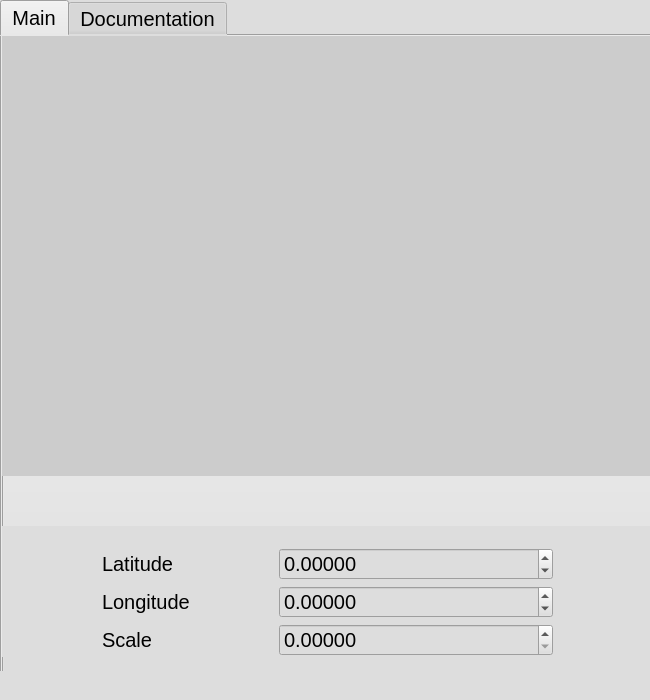
<?xml version="1.0" encoding="UTF-8"?>
<ui version="4.0">
 <class>MainWindow</class>
 <widget class="QMainWindow" name="MainWindow">
  <property name="geometry">
   <rect>
    <x>0</x>
    <y>0</y>
    <width>650</width>
    <height>700</height>
   </rect>
  </property>
  <property name="sizePolicy">
   <sizepolicy hsizetype="Minimum" vsizetype="Minimum">
    <horstretch>0</horstretch>
    <verstretch>0</verstretch>
   </sizepolicy>
  </property>
  <property name="minimumSize">
   <size>
    <width>650</width>
    <height>700</height>
   </size>
  </property>
  <property name="maximumSize">
   <size>
    <width>650</width>
    <height>700</height>
   </size>
  </property>
  <property name="mouseTracking">
   <bool>false</bool>
  </property>
  <property name="windowTitle">
   <string>Yandex.Maps API</string>
  </property>
  <property name="windowIcon">
   <iconset>
    <normaloff>img/maps_icon.ico</normaloff>img/maps_icon.ico</iconset>
  </property>
  <property name="styleSheet">
   <string notr="true">font-size:20px;
background-color:#ddd;
</string>
  </property>
  <widget class="QWidget" name="centralwidget">
   <widget class="QTabWidget" name="tabWidget">
    <property name="geometry">
     <rect>
      <x>0</x>
      <y>0</y>
      <width>821</width>
      <height>741</height>
     </rect>
    </property>
    <property name="currentIndex">
     <number>0</number>
    </property>
    <widget class="QWidget" name="tab">
     <attribute name="title">
      <string>Main</string>
     </attribute>
     <widget class="QWidget" name="formLayoutWidget">
      <property name="geometry">
       <rect>
        <x>0</x>
        <y>490</y>
        <width>651</width>
        <height>131</height>
       </rect>
      </property>
      <layout class="QFormLayout" name="formLayout">
       <property name="labelAlignment">
        <set>Qt::AlignLeading|Qt::AlignLeft|Qt::AlignVCenter</set>
       </property>
       <property name="formAlignment">
        <set>Qt::AlignCenter</set>
       </property>
       <property name="leftMargin">
        <number>100</number>
       </property>
       <property name="topMargin">
        <number>20</number>
       </property>
       <property name="rightMargin">
        <number>100</number>
       </property>
       <item row="0" column="0">
        <widget class="QLabel" name="label_latitude">
         <property name="text">
          <string>Latitude                  </string>
         </property>
        </widget>
       </item>
       <item row="0" column="1">
        <widget class="QDoubleSpinBox" name="doubleSpinBox_latitude">
         <property name="focusPolicy">
          <enum>Qt::StrongFocus</enum>
         </property>
         <property name="inputMethodHints">
          <set>Qt::ImhFormattedNumbersOnly|Qt::ImhNoEditMenu</set>
         </property>
         <property name="decimals">
          <number>5</number>
         </property>
         <property name="minimum">
          <double>-85.000000000000000</double>
         </property>
         <property name="maximum">
          <double>85.000000000000000</double>
         </property>
         <property name="singleStep">
          <double>0.100000000000000</double>
         </property>
        </widget>
       </item>
       <item row="1" column="0">
        <widget class="QLabel" name="label_longitude">
         <property name="text">
          <string>Longitude</string>
         </property>
        </widget>
       </item>
       <item row="1" column="1">
        <widget class="QDoubleSpinBox" name="doubleSpinBox_longitude">
         <property name="focusPolicy">
          <enum>Qt::StrongFocus</enum>
         </property>
         <property name="decimals">
          <number>5</number>
         </property>
         <property name="minimum">
          <double>-179.900000000000006</double>
         </property>
         <property name="maximum">
          <double>179.900000000000006</double>
         </property>
         <property name="singleStep">
          <double>0.100000000000000</double>
         </property>
        </widget>
       </item>
       <item row="2" column="0">
        <widget class="QLabel" name="label_scale">
         <property name="text">
          <string>Scale</string>
         </property>
        </widget>
       </item>
       <item row="2" column="1">
        <widget class="QDoubleSpinBox" name="doubleSpinBox_scale">
         <property name="focusPolicy">
          <enum>Qt::StrongFocus</enum>
         </property>
         <property name="acceptDrops">
          <bool>false</bool>
         </property>
         <property name="decimals">
          <number>5</number>
         </property>
         <property name="minimum">
          <double>0.000000000000000</double>
         </property>
         <property name="maximum">
          <double>90.000000000000000</double>
         </property>
         <property name="singleStep">
          <double>0.100000000000000</double>
         </property>
        </widget>
       </item>
      </layout>
     </widget>
     <widget class="QLabel" name="image">
      <property name="geometry">
       <rect>
        <x>-1</x>
        <y>-10</y>
        <width>651</width>
        <height>450</height>
       </rect>
      </property>
      <property name="styleSheet">
       <string notr="true">background-color:#ccc;</string>
      </property>
      <property name="text">
       <string/>
      </property>
      <property name="scaledContents">
       <bool>false</bool>
      </property>
     </widget>
     <widget class="QPushButton" name="pushButton_backgrund">
      <property name="geometry">
       <rect>
        <x>0</x>
        <y>-50</y>
        <width>1011</width>
        <height>721</height>
       </rect>
      </property>
      <property name="focusPolicy">
       <enum>Qt::StrongFocus</enum>
      </property>
      <property name="styleSheet">
       <string notr="true">QPushButton:hover {
	background-color: #ddd;
}
QPushButton {
	background-color: #ddd;
}</string>
      </property>
      <property name="text">
       <string/>
      </property>
      <property name="checkable">
       <bool>false</bool>
      </property>
     </widget>
     <zorder>pushButton_backgrund</zorder>
     <zorder>formLayoutWidget</zorder>
     <zorder>image</zorder>
    </widget>
    <widget class="QWidget" name="tab_2">
     <attribute name="title">
      <string>Documentation</string>
     </attribute>
     <widget class="QTextBrowser" name="textBrowser">
      <property name="geometry">
       <rect>
        <x>0</x>
        <y>-9</y>
        <width>841</width>
        <height>681</height>
       </rect>
      </property>
      <property name="html">
       <string>&lt;!DOCTYPE HTML PUBLIC &quot;-//W3C//DTD HTML 4.0//EN&quot; &quot;http://www.w3.org/TR/REC-html40/strict.dtd&quot;&gt;
&lt;html&gt;&lt;head&gt;&lt;meta name=&quot;qrichtext&quot; content=&quot;1&quot; /&gt;&lt;style type=&quot;text/css&quot;&gt;
p, li { white-space: pre-wrap; }
&lt;/style&gt;&lt;/head&gt;&lt;body style=&quot; font-family:'MS Shell Dlg 2'; font-size:20px; font-weight:400; font-style:normal;&quot;&gt;
&lt;h1 style=&quot; margin-top:18px; margin-bottom:12px; margin-left:0px; margin-right:0px; -qt-block-indent:0; text-indent:0px;&quot;&gt;&lt;span style=&quot; font-family:'MS Shell Dlg 2'; font-size:xx-large; font-weight:600;&quot;&gt;Documentation &lt;/span&gt;&lt;/h1&gt;
&lt;p style=&quot;-qt-paragraph-type:empty; margin-top:12px; margin-bottom:12px; margin-left:0px; margin-right:0px; -qt-block-indent:0; text-indent:0px; font-family:'MS Shell Dlg 2';&quot;&gt;&lt;br /&gt;&lt;/p&gt;
&lt;p style=&quot; margin-top:12px; margin-bottom:12px; margin-left:0px; margin-right:0px; -qt-block-indent:0; text-indent:0px;&quot;&gt;&lt;span style=&quot; font-family:'MS Shell Dlg 2'; font-size:20px;&quot;&gt;Input in the spinBoxes to set the latitude, longitude and scale&lt;/span&gt;&lt;/p&gt;
&lt;p style=&quot; margin-top:12px; margin-bottom:12px; margin-left:0px; margin-right:0px; -qt-block-indent:0; text-indent:0px;&quot;&gt;&lt;span style=&quot; font-family:'MS Shell Dlg 2'; font-size:20px;&quot;&gt;Press w,a,s,d  to move center your map&lt;/span&gt;&lt;/p&gt;
&lt;p style=&quot; margin-top:12px; margin-bottom:12px; margin-left:0px; margin-right:0px; -qt-block-indent:0; text-indent:0px;&quot;&gt;&lt;span style=&quot; font-family:'MS Shell Dlg 2'; font-size:20px;&quot;&gt;Press PgUp and PgDn to zoom your map&lt;/span&gt;&lt;/p&gt;
&lt;p style=&quot; margin-top:12px; margin-bottom:12px; margin-left:0px; margin-right:0px; -qt-block-indent:0; text-indent:0px;&quot;&gt;&lt;span style=&quot; font-family:'MS Shell Dlg 2'; font-size:20px;&quot;&gt;Move mouse wheel to zoom your map&lt;/span&gt;&lt;/p&gt;
&lt;p style=&quot; margin-top:12px; margin-bottom:12px; margin-left:0px; margin-right:0px; -qt-block-indent:0; text-indent:0px;&quot;&gt;&lt;span style=&quot; font-family:'MS Shell Dlg 2'; font-size:20px;&quot;&gt;If the map doesn't move or scale,&lt;/span&gt;&lt;/p&gt;
&lt;p style=&quot; margin-top:12px; margin-bottom:12px; margin-left:0px; margin-right:0px; -qt-block-indent:0; text-indent:0px;&quot;&gt;&lt;span style=&quot; font-family:'MS Shell Dlg 2'; font-size:20px;&quot;&gt; defocus the spinBoxes(click on background)&lt;/span&gt;&lt;/p&gt;
&lt;p style=&quot;-qt-paragraph-type:empty; margin-top:12px; margin-bottom:12px; margin-left:0px; margin-right:0px; -qt-block-indent:0; text-indent:0px; font-family:'MS Shell Dlg 2';&quot;&gt;&lt;br /&gt;&lt;/p&gt;&lt;/body&gt;&lt;/html&gt;</string>
      </property>
     </widget>
    </widget>
   </widget>
  </widget>
  <widget class="QStatusBar" name="statusbar"/>
 </widget>
 <resources/>
 <connections/>
</ui>
